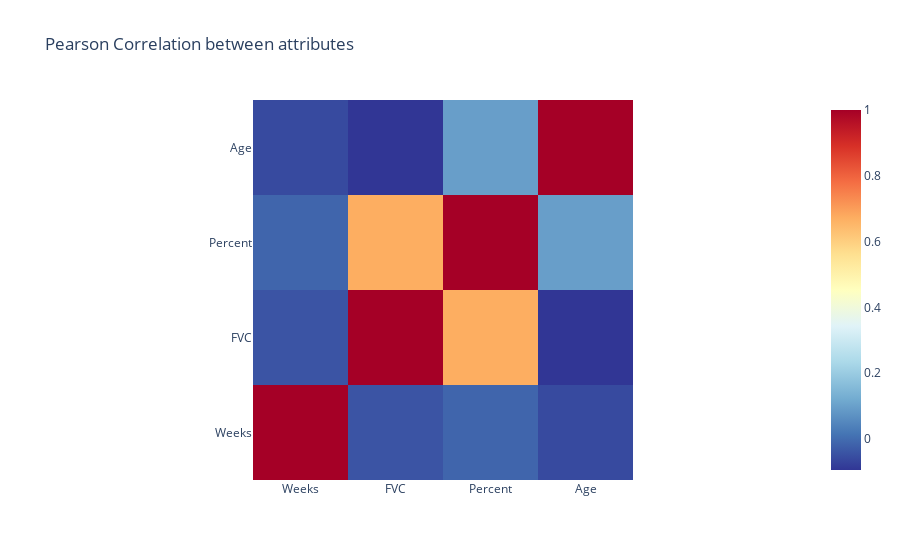

Write notebook code for a chart like this one.
### Code cell
corrmat = datadf.corr('pearson') 
fig=px.imshow(corrmat, title='Pearson Correlation between attributes',color_continuous_scale='RdYlBu_r',origin='lower')


fig.show()

### Figure 1 — Plotly figure (JSON) as saved in the notebook; plotly's stock layout.template omitted (floating-point values rounded to 4 significant figures)
{"data": [{"coloraxis": "coloraxis", "hovertemplate": "x: %{x}<br>y: %{y}<br>color: %{z}<extra></extra>", "type": "heatmap", "x": ["Weeks", "FVC", "Percent", "Age"], "y": ["Weeks", "FVC", "Percent", "Age"], "z": [[1, -0.04145, -0.01254, -0.05947], [-0.04145, 1, 0.672, -0.09412], [-0.01254, 0.672, 1, 0.09595], [-0.05947, -0.09412, 0.09595, 1]]}], "layout": {"coloraxis": {"colorscale": [[0, "rgb(49,54,149)"], [0.1, "rgb(69,117,180)"], [0.2, "rgb(116,173,209)"], [0.3, "rgb(171,217,233)"], [0.4, "rgb(224,243,248)"], [0.5, "rgb(255,255,191)"], [0.6, "rgb(254,224,144)"], [0.7, "rgb(253,174,97)"], [0.8, "rgb(244,109,67)"], [0.9, "rgb(215,48,39)"], [1, "rgb(165,0,38)"]]}, "title": {"text": "Pearson Correlation between attributes"}, "xaxis": {"constrain": "domain", "scaleanchor": "y"}, "yaxis": {"autorange": true, "constrain": "domain"}}}
